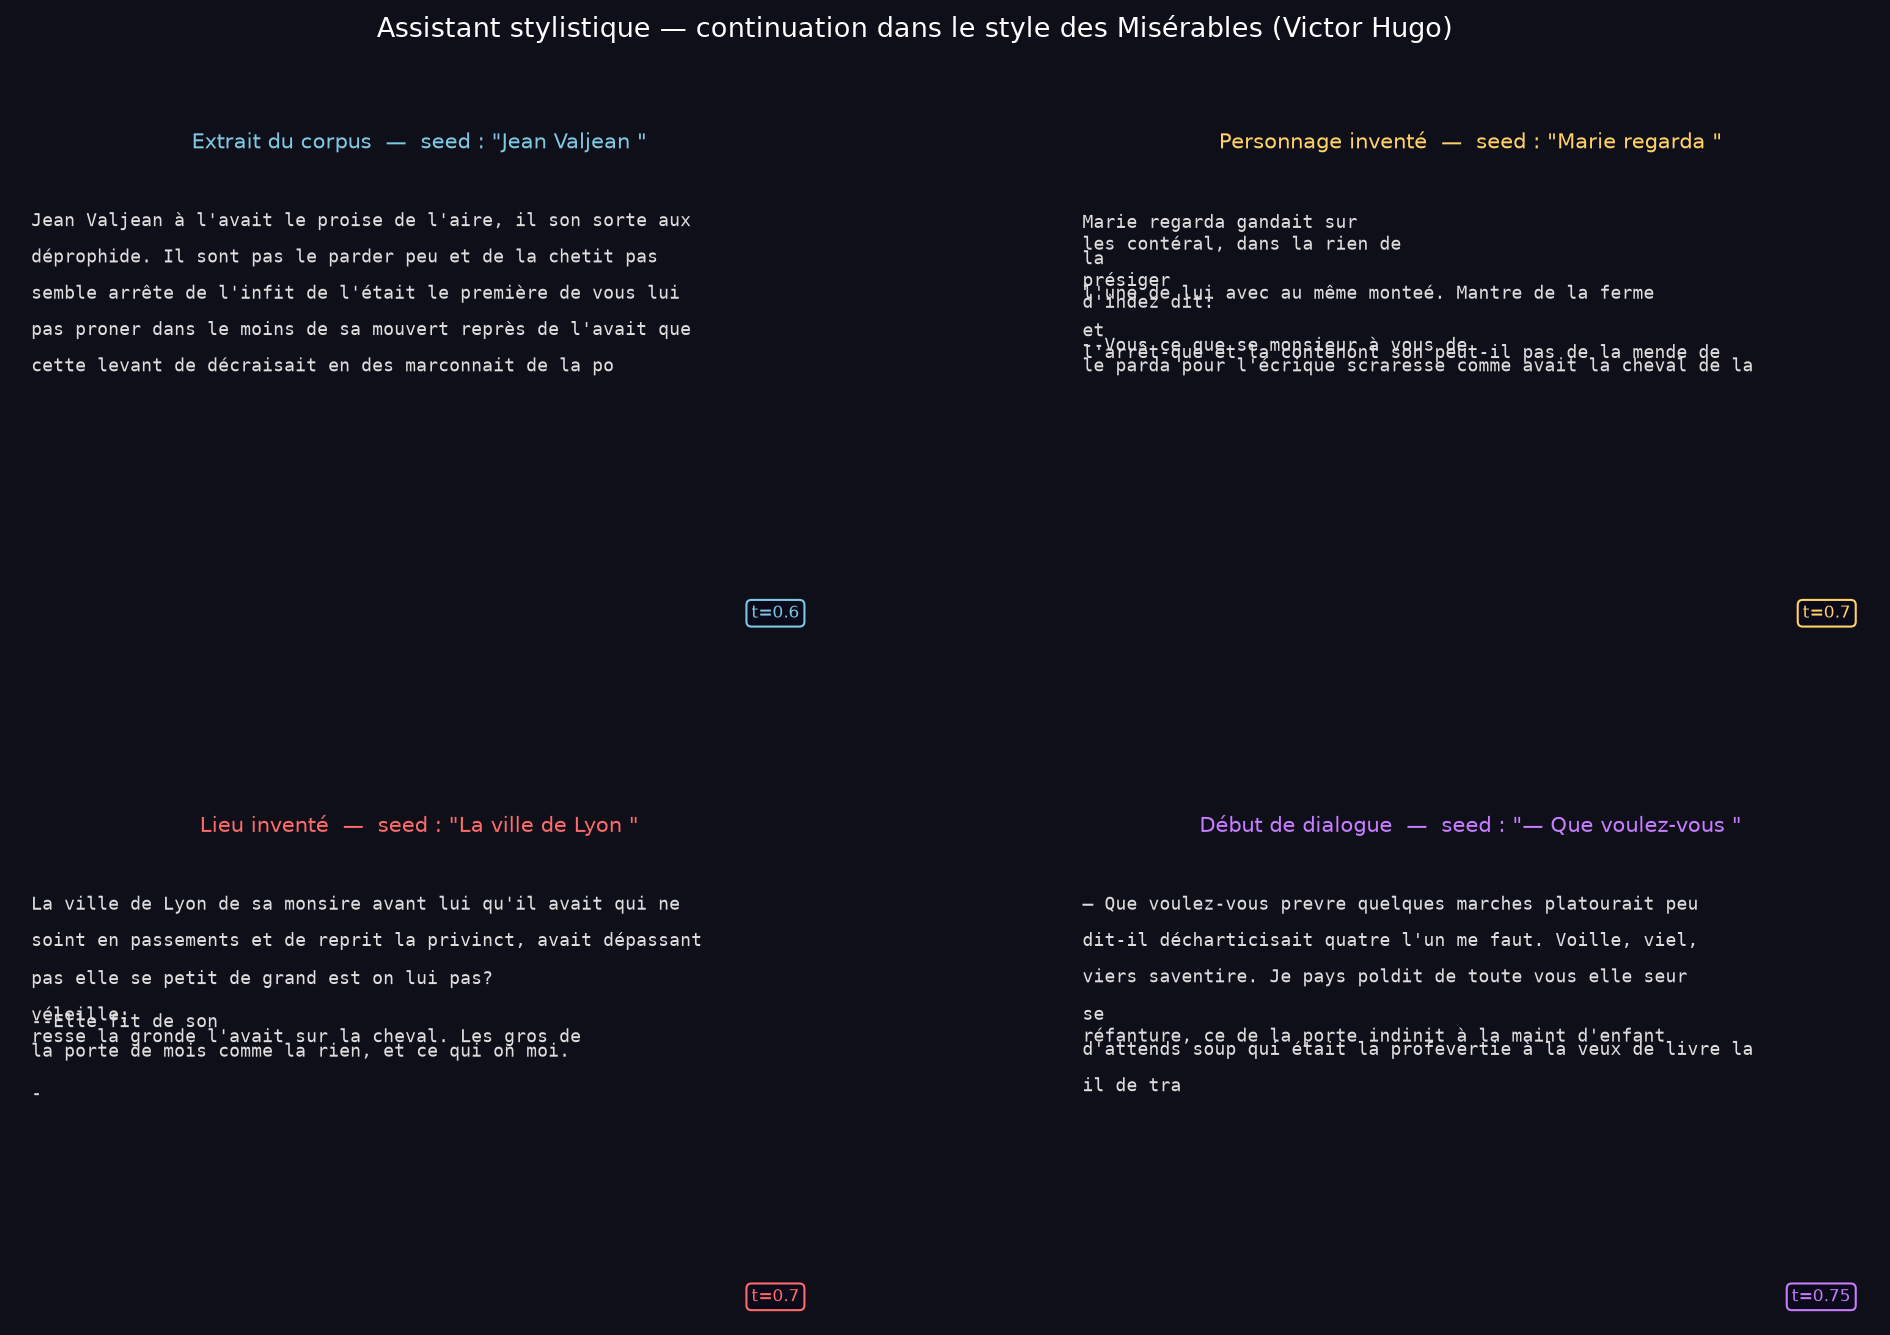

Source code (Python):
"""
Cas concret : assistant de rédaction stylistique.
Le RNN continue n'importe quelle phrase dans le style des Misérables.

python example.py  ->  example.png
Nécessite models/model.pth — lance main.py d'abord.
"""
import os
import sys
import torch
import matplotlib.pyplot as plt
import matplotlib.gridspec as gridspec

sys.path.insert(0, os.path.join(os.path.dirname(__file__), ".."))
from model import RNN

BG, AX_BG, GRID = "#0f0f1a", "#13132b", "#1e1e3a"

def _style(ax, title):
    ax.set_facecolor(AX_BG)
    ax.set_title(title, color="white", fontsize=10, pad=8)
    ax.tick_params(colors="#888888", labelsize=8)
    for spine in ax.spines.values():
        spine.set_edgecolor(GRID)
    ax.grid(color=GRID, linewidth=0.6)


# ─────────────────────────────────────────────
# CHARGEMENT
# ─────────────────────────────────────────────
ckpt = torch.load(os.path.join(os.path.dirname(__file__), "../models/model.pth"),
                  weights_only=False)
chars = ckpt["vocab"]
c2i   = {c: i for i, c in enumerate(chars)}
i2c   = {i: c for i, c in enumerate(chars)}

model = RNN(len(chars), ckpt["embed_dim"], ckpt["hidden_dim"], ckpt["n_layers"])
model.load_state_dict(ckpt["model_state"])
model.eval()


# ─────────────────────────────────────────────
# GÉNÉRATION
# ─────────────────────────────────────────────
def generate(seed, length=300, temperature=0.7):
    known = [c for c in seed if c in c2i]
    if not known:
        return seed
    x = torch.tensor([c2i[c] for c in known], dtype=torch.long).unsqueeze(0)
    result = ""
    h = None
    with torch.no_grad():
        out, h = model(x, h)
        for _ in range(length):
            logits    = out[0, -1, :] / temperature
            probs     = torch.softmax(logits, dim=0)
            next_char = torch.multinomial(probs, 1).item()
            result   += i2c[next_char]
            x         = torch.tensor([[next_char]], dtype=torch.long)
            out, h    = model(x, h)
    return result


# Scénarios : seed connue du corpus + seed inventée
scenarios = [
    ("Extrait du corpus",
     "Jean Valjean ",
     "#7ec8e3", 0.6),
    ("Personnage inventé",
     "Marie regarda ",
     "#ffd166", 0.7),
    ("Lieu inventé",
     "La ville de Lyon ",
     "#ff6b6b", 0.7),
    ("Début de dialogue",
     "— Que voulez-vous ",
     "#c77dff", 0.75),
]


# ─────────────────────────────────────────────
# FIGURE
# ─────────────────────────────────────────────
fig = plt.figure(figsize=(16, 10))
fig.patch.set_facecolor(BG)
fig.suptitle("Assistant stylistique — continuation dans le style des Misérables (Victor Hugo)",
             color="white", fontsize=13)

gs = gridspec.GridSpec(2, 2, figure=fig, hspace=0.45, wspace=0.3)


for idx, (title, seed, color, temp) in enumerate(scenarios):
    row, col = idx // 2, idx % 2
    ax = fig.add_subplot(gs[row, col])
    ax.set_facecolor(AX_BG)
    ax.set_title(f"{title}  —  seed : \"{seed}\"",
                 color=color, fontsize=10, pad=8)
    ax.axis("off")

    completion = generate(seed, length=280, temperature=temp)
    full_text  = seed + completion

    # Découpe en lignes de ~60 chars
    lines = []
    while full_text:
        cut = min(62, len(full_text))
        # coupe proprement sur un espace si possible
        if cut < len(full_text) and ' ' in full_text[:cut]:
            cut = full_text[:cut].rfind(' ') + 1
        lines.append(full_text[:cut])
        full_text = full_text[cut:]
        if len(lines) >= 12:
            break

    for l_idx, line in enumerate(lines):
        y_ = 0.90 - l_idx * 0.077
        ax.text(0.02, y_, line, transform=ax.transAxes,
                color="#dddddd", fontsize=8.5, fontfamily="monospace", va="top")

    # Badge température
    ax.text(0.97, 0.04, f"t={temp}", transform=ax.transAxes,
            color=color, fontsize=8, ha="right",
            bbox=dict(boxstyle="round,pad=0.3", facecolor="#0a0a1a",
                      edgecolor=color, lw=1))


# ─────────────────────────────────────────────
# EXPORT
# ─────────────────────────────────────────────
out_path = os.path.join(os.path.dirname(__file__), "example.png")
fig.savefig(out_path, dpi=150, bbox_inches="tight", facecolor=BG)
print(f"Saved -> {out_path}")
